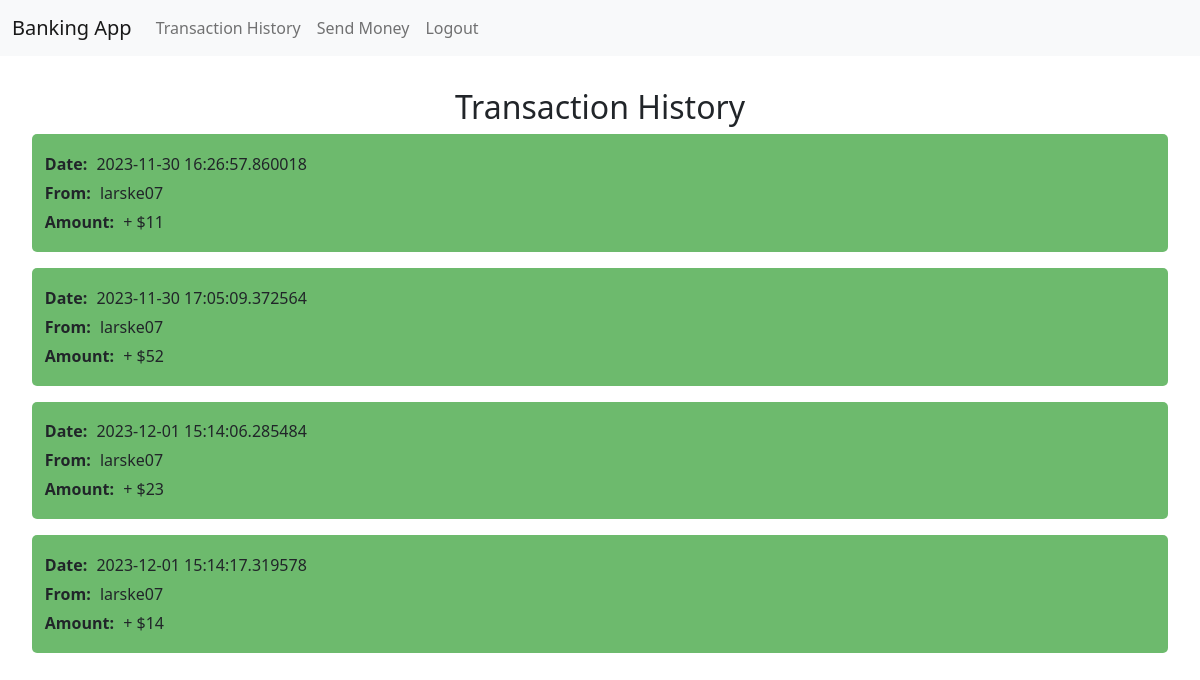
The page /transactions (signed in) on the database its author committed.
### models.py (models this page shows)
class Transaction(db.Model):
    __tablename__ = 'transactions'
    transaction_id = db.Column(db.Integer, primary_key=True)
    transaction_date = db.Column(db.DateTime, nullable=False)
    from_account_id = db.Column(db.Integer, db.ForeignKey('accounts.account_id'), nullable=False)
    to_account_id = db.Column(db.Integer, db.ForeignKey('accounts.account_id'), nullable=False)
    amount = db.Column(db.Integer, nullable=False)

class User(db.Model):
    __tablename__ = 'users'
    user_id = db.Column(db.Integer, primary_key=True)
    user_name = db.Column(db.String(50), nullable=False)
    user_email = db.Column(db.String(50), nullable=False)
    user_password = db.Column(db.String(50), nullable=False)

### app.py (the view)
@app.route('/transactions', methods=['GET', 'POST'])
def transaction_history():
    if 'user_id' not in session:
        return redirect(url_for('index', user=None))
    user_id = session['user_id']
    account_id = Account.query.filter_by(u_id=user_id).first().account_id
    transactions_from_user = Transaction.query.filter_by(from_account_id=account_id).order_by(Transaction.transaction_date)
    transactions_to_user = Transaction.query.filter_by(to_account_id=account_id).order_by(Transaction.transaction_date)
    context = {
        'User': User,
        'Account': Account
    }
    return render_template(
        'transaction_history.html',
        transactions_from_user=transactions_from_user,
        transactions_to_user=transactions_to_user,
        **context
        )

### templates/transaction_history.html (shortened to what this page needs)
{% extends "base.html" %}
{% block content %}
    <link rel="stylesheet" href="{{ url_for('static', filename='transaction_history.css') }}">
    <div class="transaction-history">
        <h2>Transaction History</h2>
        {% for to_user in transactions_to_user %}
            {% set to_account = Account.query.filter_by(account_id=to_user.to_account_id).first() %}
            {% set from_account = Account.query.filter_by(account_id=to_user.from_account_id).first() %}
            <div class="transaction transaction-to-user">
                <p><b>Date:</b> {{ to_user.transaction_date }}</p>
                <p><b>From:</b> {{ User.query.filter_by(user_id=from_account.u_id).first().user_name }}</p>
                <p><b>Amount:</b> + ${{ to_user.amount }}</p>
            </div>
        {% endfor %}
    </div>
{% endblock %}

### static/transaction_history.css (style rules this page uses)
h2 { text-align: center; }
.transaction-history { margin-top: 2rem; }
.transaction { background-color: #f5f5f5; padding: 0.8rem; margin: 0 2rem 1rem 2rem; border-radius: 5px; }
.transaction p { margin: 5px 0; }
.transaction p b { margin-right: 5px; }
.transaction-to-user { background-color: rgba(88, 177, 88, 0.876); }

### rows shown on the page
Transaction: transaction_date "2023-11-30 16:26:57.860018", amount "11"
User: query.filter_by "larske07"
Transaction: transaction_date "2023-11-30 17:05:09.372564", amount "52"
Transaction: transaction_date "2023-12-01 15:14:06.285484", amount "23"
Transaction: transaction_date "2023-12-01 15:14:17.319578", amount "14"
